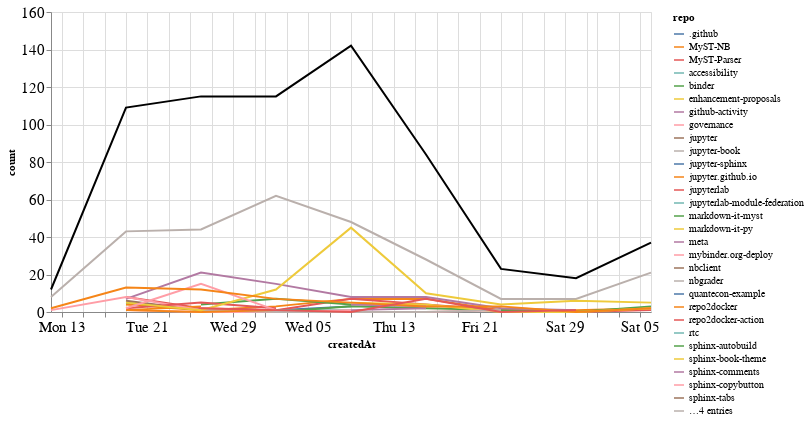

The code cell stored with this chart in its notebook:
### Markdown cell above
## Comments

### Code cell
comments_time = comments.groupby('repo').resample('W', on='createdAt').count()['author'].reset_index()
comments_time = comments_time.rename(columns={'author': 'count'})
comments_time_total = comments_time.groupby('createdAt').agg({"count": "sum"}).reset_index()
ch1 = alt.Chart(comments_time, width=600).mark_line().encode(
    x='createdAt',
    y='count',
    color='repo',
    tooltip="repo"
)

ch2 = alt.Chart(comments_time_total, width=600).mark_line(color="black").encode(
    x='createdAt',
    y='count',
)

ch1 + ch2

### Figure 1 — Vega-Lite specification as saved in the notebook (floating-point values rounded to 4 significant figures)
{"config": {"axisLeft": {"labelFontSize": 15}, "axisBottom": {"labelFontSize": 15}}, "layer": [{"data": {"name": "data-0aa3c5227327b6c6785762e1a8d4a8e0"}, "mark": "line", "encoding": {"color": {"type": "nominal", "field": "repo"}, "tooltip": {"type": "nominal", "field": "repo"}, "x": {"type": "temporal", "field": "createdAt"}, "y": {"type": "quantitative", "field": "count"}}, "width": 600}, {"data": {"name": "data-0d2a1090d17aff3dbe82948ce0f772fd"}, "mark": {"type": "line", "color": "black"}, "encoding": {"x": {"type": "temporal", "field": "createdAt"}, "y": {"type": "quantitative", "field": "count"}}, "width": 600}], "$schema": "https://vega.github.io/schema/vega-lite/v4.8.1.json", "datasets": {"data-0aa3c5227327b6c6785762e1a8d4a8e0": [{"repo": ".github", "createdAt": "2020-08-02T00:00:00", "count": 1}, {"repo": ".github", "createdAt": "2020-08-09T00:00:00", "count": 3}, {"repo": "MyST-NB", "createdAt": "2020-07-19T00:00:00", "count": 4}, {"repo": "MyST-NB", "createdAt": "2020-07-26T00:00:00", "count": 1}, {"repo": "MyST-NB", "createdAt": "2020-08-02T00:00:00", "count": 3}, {"repo": "MyST-NB", "createdAt": "2020-08-09T00:00:00", "count": 7}, {"repo": "MyST-NB", "createdAt": "2020-08-16T00:00:00", "count": 7}, {"repo": "MyST-NB", "createdAt": "2020-08-23T00:00:00", "count": 1}, {"repo": "MyST-NB", "createdAt": "2020-08-30T00:00:00", "count": 1}, {"repo": "MyST-NB", "createdAt": "2020-09-06T00:00:00", "count": 2}, {"repo": "MyST-Parser", "createdAt": "2020-07-19T00:00:00", "count": 8}, {"repo": "MyST-Parser", "createdAt": "2020-07-26T00:00:00", "count": 2}, {"repo": "MyST-Parser", "createdAt": "2020-08-02T00:00:00", "count": 1}, {"repo": "MyST-Parser", "createdAt": "2020-08-09T00:00:00", "count": 7}, {"repo": "MyST-Parser", "createdAt": "2020-08-16T00:00:00", "count": 4}, {"repo": "MyST-Parser", "createdAt": "2020-08-23T00:00:00", "count": 1}, {"repo": "MyST-Parser", "createdAt": "2020-08-30T00:00:00", "count": 0}, {"repo": "MyST-Parser", "createdAt": "2020-09-06T00:00:00", "count": 1}, {"repo": "accessibility", "createdAt": "2020-08-02T00:00:00", "count": 1}, {"repo": "accessibility", "createdAt": "2020-08-09T00:00:00", "count": 1}, {"repo": "binder", "createdAt": "2020-07-19T00:00:00", "count": 5}, {"repo": "binder", "createdAt": "2020-07-26T00:00:00", "count": 1}, {"repo": "binder", "createdAt": "2020-08-02T00:00:00", "count": 0}, {"repo": "binder", "createdAt": "2020-08-09T00:00:00", "count": 3}, {"repo": "binder", "createdAt": "2020-08-16T00:00:00", "count": 2}, {"repo": "binder", "createdAt": "2020-08-23T00:00:00", "count": 1}, {"repo": "binder", "createdAt": "2020-08-30T00:00:00", "count": 0}, {"repo": "binder", "createdAt": "2020-09-06T00:00:00", "count": 3}, {"repo": "enhancement-proposals", "createdAt": "2020-08-16T00:00:00", "count": 4}, {"repo": "enhancement-proposals", "createdAt": "2020-08-23T00:00:00", "count": 0}, {"repo": "enhancement-proposals", "createdAt": "2020-08-30T00:00:00", "count": 0}, {"repo": "enhancement-proposals", "createdAt": "2020-09-06T00:00:00", "count": 2}, {"repo": "github-activity", "createdAt": "2020-08-09T00:00:00", "count": 1}, {"repo": "github-activity", "createdAt": "2020-08-16T00:00:00", "count": 2}, {"repo": "governance", "createdAt": "2020-07-19T00:00:00", "count": 1}, {"repo": "governance", "createdAt": "2020-07-26T00:00:00", "count": 0}, {"repo": "governance", "createdAt": "2020-08-02T00:00:00", "count": 0}, {"repo": "governance", "createdAt": "2020-08-09T00:00:00", "count": 1}, {"repo": "jupyter", "createdAt": "2020-07-19T00:00:00", "count": 6}, {"repo": "jupyter", "createdAt": "2020-07-26T00:00:00", "count": 1}, {"repo": "jupyter-book", "createdAt": "2020-07-12T00:00:00", "count": 8}, {"repo": "jupyter-book", "createdAt": "2020-07-19T00:00:00", "count": 43}, {"repo": "jupyter-book", "createdAt": "2020-07-26T00:00:00", "count": 44}, {"repo": "jupyter-book", "createdAt": "2020-08-02T00:00:00", "count": 62}, {"repo": "jupyter-book", "createdAt": "2020-08-09T00:00:00", "count": 48}, {"repo": "jupyter-book", "createdAt": "2020-08-16T00:00:00", "count": 28}, {"repo": "jupyter-book", "createdAt": "2020-08-23T00:00:00", "count": 7}, {"repo": "jupyter-book", "createdAt": "2020-08-30T00:00:00", "count": 7}, {"repo": "jupyter-book", "createdAt": "2020-09-06T00:00:00", "count": 21}, {"repo": "jupyter-sphinx", "createdAt": "2020-08-30T00:00:00", "count": 2}, {"repo": "jupyter.github.io", "createdAt": "2020-07-19T00:00:00", "count": 1}, {"repo": "jupyter.github.io", "createdAt": "2020-07-26T00:00:00", "count": 3}, {"repo": "jupyterlab", "createdAt": "2020-09-06T00:00:00", "count": 1}, {"repo": "jupyterlab-module-federation", "createdAt": "2020-07-19T00:00:00", "count": 2}, {"repo": "markdown-it-myst", "createdAt": "2020-07-26T00:00:00", "count": 4}, {"repo": "markdown-it-myst", "createdAt": "2020-08-02T00:00:00", "count": 7}, {"repo": "markdown-it-myst", "createdAt": "2020-08-09T00:00:00", "count": 4}, {"repo": "markdown-it-py", "createdAt": "2020-08-09T00:00:00", "count": 5}, {"repo": "markdown-it-py", "createdAt": "2020-08-16T00:00:00", "count": 4}, {"repo": "meta", "createdAt": "2020-07-19T00:00:00", "count": 7}, {"repo": "meta", "createdAt": "2020-07-26T00:00:00", "count": 21}, {"repo": "meta", "createdAt": "2020-08-02T00:00:00", "count": 15}, {"repo": "meta", "createdAt": "2020-08-09T00:00:00", "count": 8}, {"repo": "meta", "createdAt": "2020-08-16T00:00:00", "count": 8}, {"repo": "meta", "createdAt": "2020-08-23T00:00:00", "count": 2}, {"repo": "meta", "createdAt": "2020-08-30T00:00:00", "count": 1}, {"repo": "mybinder.org-deploy", "createdAt": "2020-07-12T00:00:00", "count": 1}, {"repo": "mybinder.org-deploy", "createdAt": "2020-07-19T00:00:00", "count": 8}, {"repo": "mybinder.org-deploy", "createdAt": "2020-07-26T00:00:00", "count": 1}, {"repo": "mybinder.org-deploy", "createdAt": "2020-08-02T00:00:00", "count": 0}, {"repo": "mybinder.org-deploy", "createdAt": "2020-08-09T00:00:00", "count": 0}, {"repo": "mybinder.org-deploy", "createdAt": "2020-08-16T00:00:00", "count": 0}, {"repo": "mybinder.org-deploy", "createdAt": "2020-08-23T00:00:00", "count": 1}, {"repo": "nbclient", "createdAt": "2020-07-12T00:00:00", "count": 1}, {"repo": "nbgrader", "createdAt": "2020-07-26T00:00:00", "count": 1}, {"repo": "nbgrader", "createdAt": "2020-08-02T00:00:00", "count": 0}, {"repo": "nbgrader", "createdAt": "2020-08-09T00:00:00", "count": 0}, {"repo": "nbgrader", "createdAt": "2020-08-16T00:00:00", "count": 0}, {"repo": "nbgrader", "createdAt": "2020-08-23T00:00:00", "count": 1}, {"repo": "quantecon-example", "createdAt": "2020-08-02T00:00:00", "count": 1}, {"repo": "repo2docker", "createdAt": "2020-07-19T00:00:00", "count": 1}, {"repo": "repo2docker", "createdAt": "2020-07-26T00:00:00", "count": 0}, {"repo": "repo2docker", "createdAt": "2020-08-02T00:00:00", "count": 1}, {"repo": "repo2docker-action", "createdAt": "2020-07-19T00:00:00", "count": 2}, {"repo": "repo2docker-action", "createdAt": "2020-07-26T00:00:00", "count": 5}, {"repo": "repo2docker-action", "createdAt": "2020-08-02T00:00:00", "count": 2}, {"repo": "rtc", "createdAt": "2020-07-19T00:00:00", "count": 1}, {"repo": "sphinx-autobuild", "createdAt": "2020-08-16T00:00:00", "count": 1}, {"repo": "sphinx-book-theme", "createdAt": "2020-07-19T00:00:00", "count": 5}, {"repo": "sphinx-book-theme", "createdAt": "2020-07-26T00:00:00", "count": 1}, {"repo": "sphinx-book-theme", "createdAt": "2020-08-02T00:00:00", "count": 12}, {"repo": "sphinx-book-theme", "createdAt": "2020-08-09T00:00:00", "count": 45}, {"repo": "sphinx-book-theme", "createdAt": "2020-08-16T00:00:00", "count": 10}, {"repo": "sphinx-book-theme", "createdAt": "2020-08-23T00:00:00", "count": 4}, {"repo": "sphinx-book-theme", "createdAt": "2020-08-30T00:00:00", "count": 6}, {"repo": "sphinx-book-theme", "createdAt": "2020-09-06T00:00:00", "count": 5}, {"repo": "sphinx-comments", "createdAt": "2020-08-09T00:00:00", "count": 4}, {"repo": "sphinx-comments", "createdAt": "2020-08-16T00:00:00", "count": 3}, {"repo": "sphinx-copybutton", "createdAt": "2020-07-19T00:00:00", "count": 2}, {"repo": "sphinx-copybutton", "createdAt": "2020-07-26T00:00:00", "count": 15}, {"repo": "sphinx-copybutton", "createdAt": "2020-08-02T00:00:00", "count": 1}, {"repo": "sphinx-tabs", "createdAt": "2020-08-23T00:00:00", "count": 2}, {"repo": "sphinx-thebe", "createdAt": "2020-08-16T00:00:00", "count": 1}, {"repo": "sphinx-togglebutton", "createdAt": "2020-07-26T00:00:00", "count": 1}, {"repo": "team-compass", "createdAt": "2020-07-12T00:00:00", "count": 2}, {"repo": "team-compass", "createdAt": "2020-07-19T00:00:00", "count": 13}, {"repo": "team-compass", "createdAt": "2020-07-26T00:00:00", "count": 12}, {"repo": "team-compass", "createdAt": "2020-08-02T00:00:00", "count": 7}, {"repo": "team-compass", "createdAt": "2020-08-09T00:00:00", "count": 5}, {"repo": "team-compass", "createdAt": "2020-08-16T00:00:00", "count": 3}, {"repo": "team-compass", "createdAt": "2020-08-23T00:00:00", "count": 3}, {"repo": "team-compass", "createdAt": "2020-08-30T00:00:00", "count": 0}, {"repo": "team-compass", "createdAt": "2020-09-06T00:00:00", "count": 2}, {"repo": "thebe", "createdAt": "2020-07-26T00:00:00", "count": 2}, {"repo": "thebe", "createdAt": "2020-08-02T00:00:00", "count": 1}, {"repo": "thebe", "createdAt": "2020-08-09T00:00:00", "count": 0}, {"repo": "thebe", "createdAt": "2020-08-16T00:00:00", "count": 7}, {"repo": "thebe", "createdAt": "2020-08-23T00:00:00", "count": 0}, {"repo": "thebe", "createdAt": "2020-08-30T00:00:00", "count": 1}], "data-0d2a1090d17aff3dbe82948ce0f772fd": [{"createdAt": "2020-07-12T00:00:00", "count": 12}, {"createdAt": "2020-07-19T00:00:00", "count": 109}, {"createdAt": "2020-07-26T00:00:00", "count": 115}, {"createdAt": "2020-08-02T00:00:00", "count": 115}, {"createdAt": "2020-08-09T00:00:00", "count": 142}, {"createdAt": "2020-08-16T00:00:00", "count": 84}, {"createdAt": "2020-08-23T00:00:00", "count": 23}, {"createdAt": "2020-08-30T00:00:00", "count": 18}, {"createdAt": "2020-09-06T00:00:00", "count": 37}]}}
